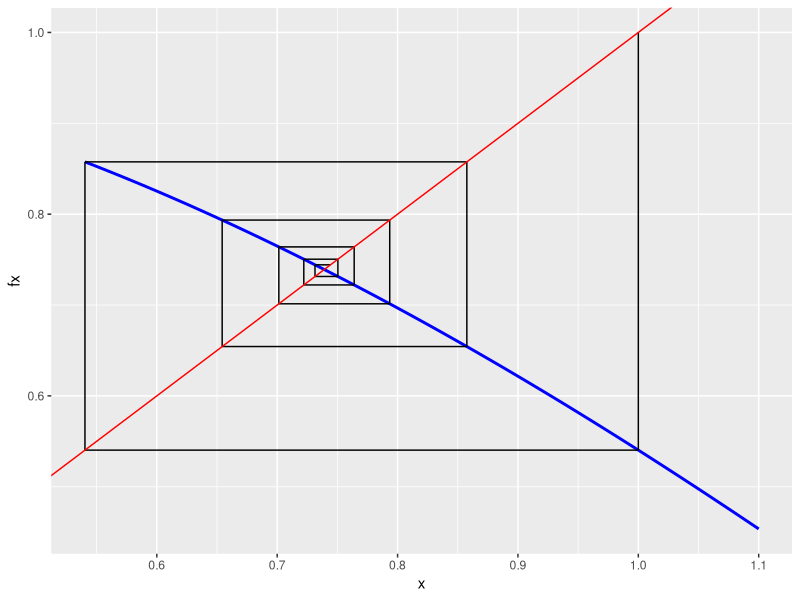
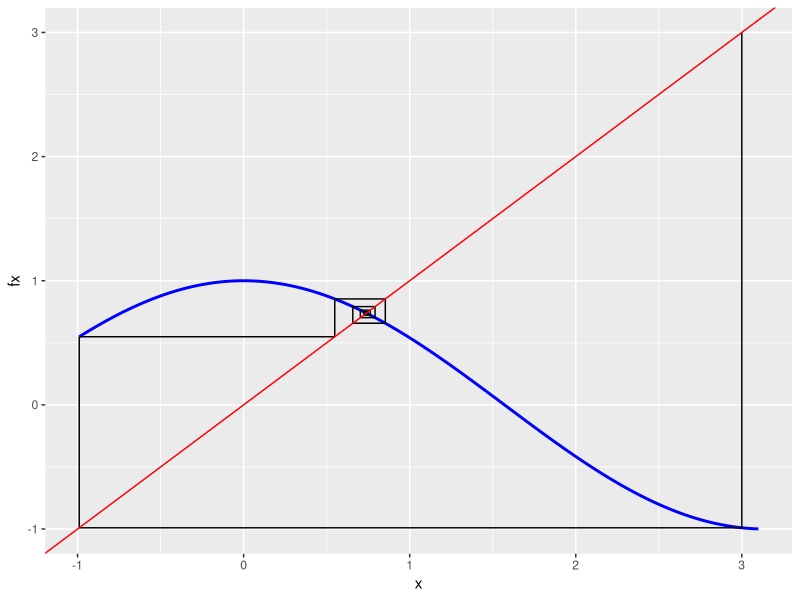
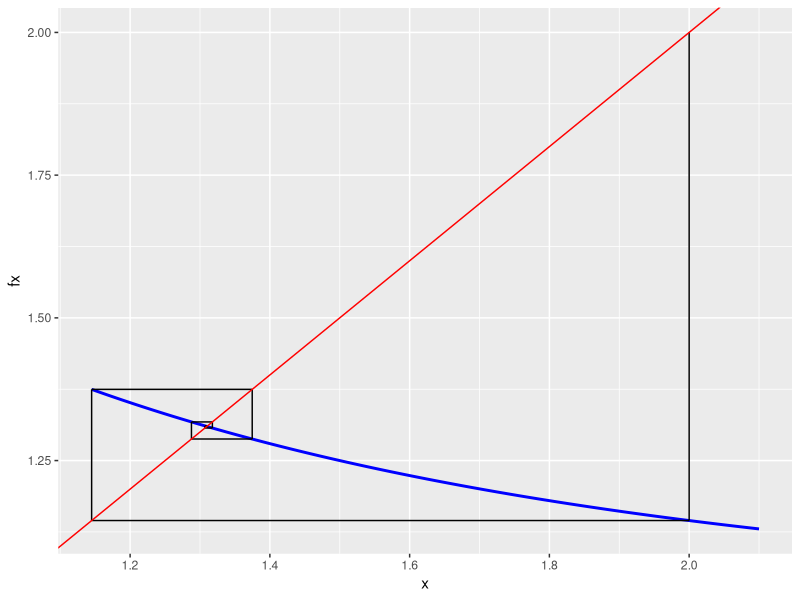
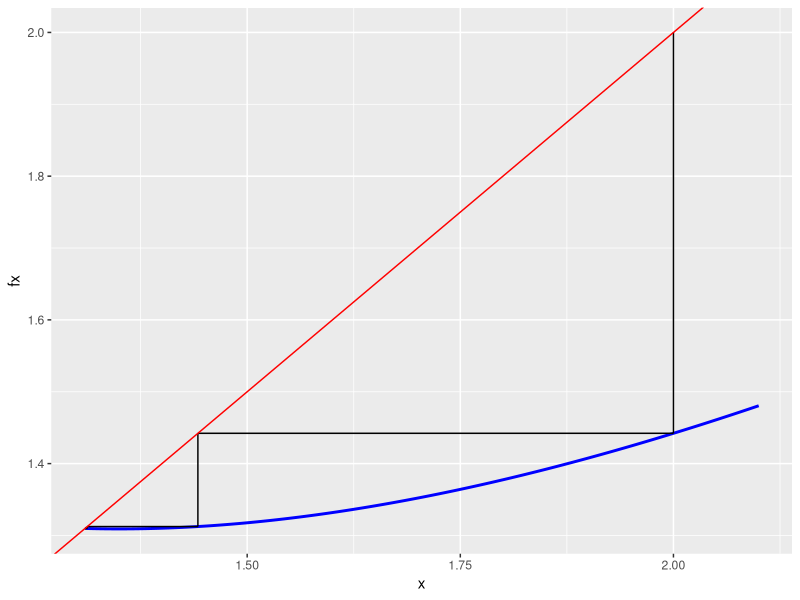
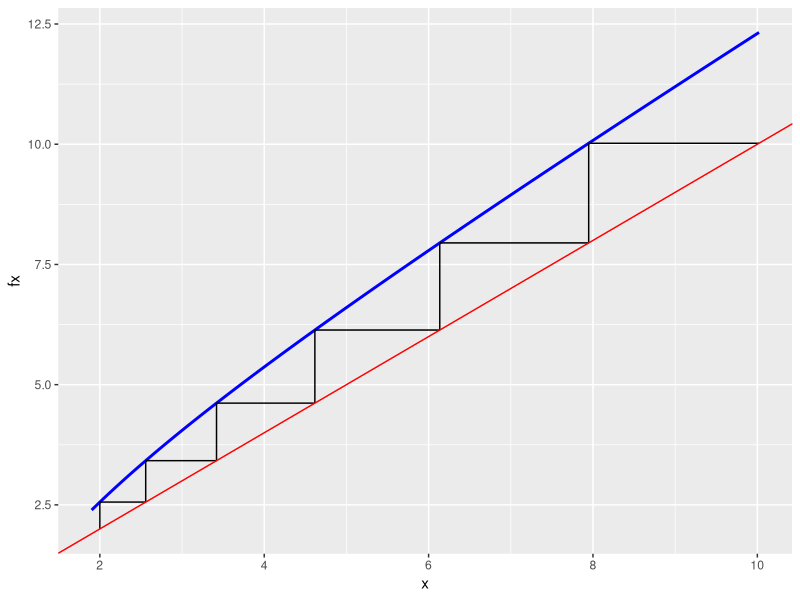
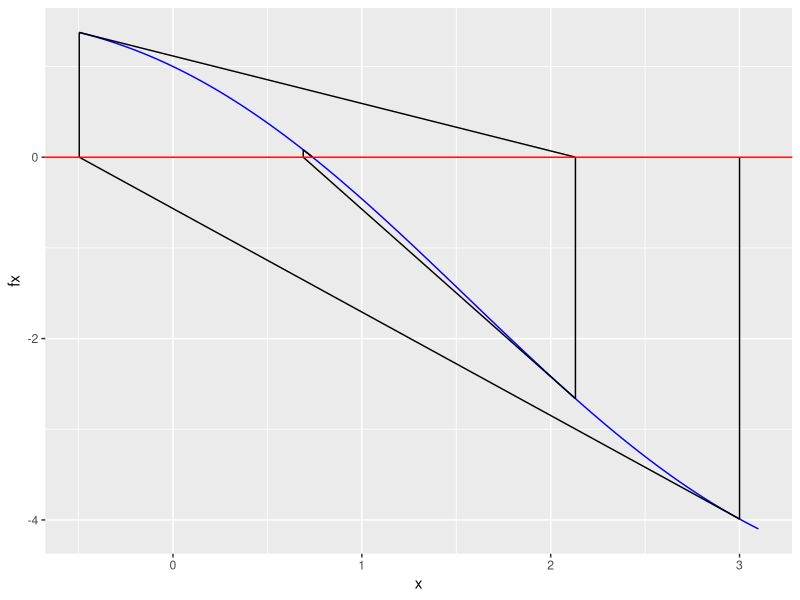
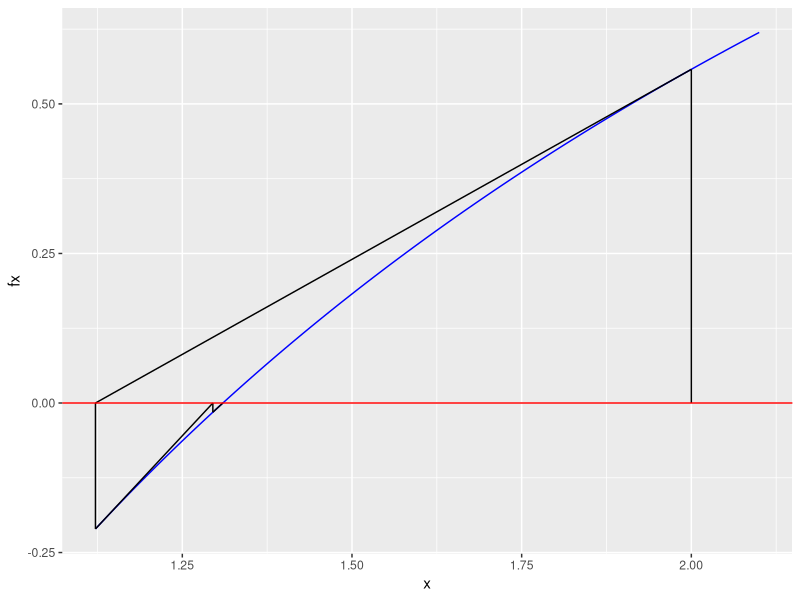
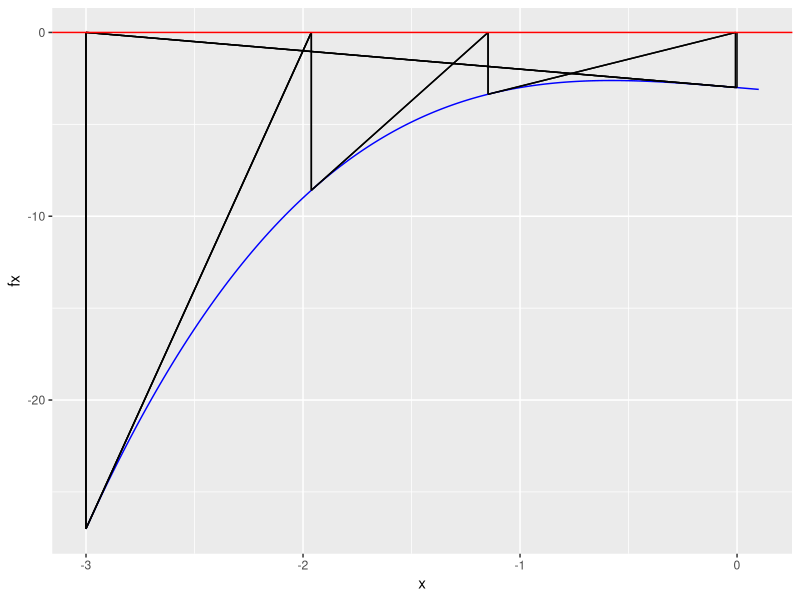

The R source for these figures, in order:
## ---- chunk 1
library(ggplot2)
fixedpoint_show <- function(ftn, x0, iter = 5){
  # applies fixed-point method to find x such that ftn(x) == x

  # df_points is used to track each update
  # it will be used to plot the line segments showing each update
  # each line segment connects the points (x1,y1) to (x2,y2)
  df_points <- data.frame(x1=numeric(0),y1=numeric(0),x2=numeric(0),y2=numeric(0))
  
  xnew <- x0
  cat("Starting value is:", xnew, "\n")
  
  # iterate the fixed point algorithm
  for(i in 1:iter){
    xold <- xnew
    xnew <- ftn(xold)
    cat("Next value of x is:", xnew, "\n")
    
    df_points[2*i-1,] <- c(xold, xold, xold, xnew) # vertical (x1 = x2)
    df_points[2*i,] <- c(xold, xnew, xnew, xnew)   # horizontal (y1 = y2)
  }

  ### use ggplot to plot the function and the segments for each iteration
  # determine the limits to use
  x_start <- min(df_points$x1, df_points$x2, x0 - .1) # start is the min of these values
  x_end <- max(df_points$x1, df_points$x2, x0 + .1)   # end is the max of these values
  
  x <- seq(x_start, x_end, length.out = 200)
  fx <- rep(NA, length(x))
  for (i in seq_along(x)) {
    fx[i] <- ftn(x[i])
  }
  function_data <- data.frame(x, fx)
  
  p <- ggplot(function_data, aes(x = x, y = fx)) + geom_line(colour = "blue", size=1) +  # plot the function
    geom_segment(aes(x = x1, y = y1, xend = x2, yend = y2), data = df_points) + # plot the segments, we specify that a different data frame is used here
    geom_abline(intercept = 0, slope = 1, col = "red") # plot the line y = x
  
  print(p) # produce the plot
  return(xnew)
}


## Part a, x0 = 1
f <- function(x) cos(x)
fixedpoint_show(f, 1, iter=10)

f(1)

## Part a, x0 = 3
fixedpoint_show(f, 3, iter = 10)

## Part b, x0 = 2
f <- function(x) exp(exp(-x))
fixedpoint_show(f, 2, iter = 10)

## Part c, x0 = 2
f <- function(x) x-log(x)+exp(-x)
fixedpoint_show(f, 2, iter = 10)

## Paer d, x0 = 2
f <- function(x) x+log(x)-exp(-x)
fixedpoint_show(f, 2, iter = 6)


## ---- chunk 2
newtonraphson_show <- function(ftn, x0, iter = 5) {
  # applies Newton-Raphson to find x such that ftn(x)[1] == 0
  # ftn is a function of x. it returns two values, f(x) and f'(x)
  # x0 is the starting point
  # df_points is used to track each update
  df_points <- data.frame(x1=numeric(0),y1=numeric(0),x2=numeric(0),y2=numeric(0))
  
  xnew <- x0
  cat("Starting value is:", xnew, "\n")
  
  # the algorithm
  for(i in 1:iter){
    xold <- xnew
    f_xold <- ftn(xold)
    xnew <- xold - f_xold[1]/f_xold[2]
    cat("Next x value:", xnew, "\n")
    
    # the line segments. You will need to replace the NAs with the appropriate values
    df_points[2*i-1,] <- c(xold, 0, xold, f_xold[1]) # vertical segment 
    df_points[2*i,] <- c(xold, f_xold[1], xnew, 0)   # tangent segment 
  }
  x_start <-min(df_points$x1,df_points$x2,x0-.1)
  x_end <-max(df_points$x1,df_points$x2,x0+.1)
  x <- seq(x_start,x_end,length.out=200)
  fx<-rep(NA,length(x))
  for(i in seq_along(x)){
    fx[i]<-ftn(x[i])[1]
  }
  function_data <- data.frame(x,fx)
  
  p<-ggplot(function_data,aes(x=x,y=fx))+geom_line(colour="blue")+geom_segment(aes(x=x1,y=y1,xend=x2,yend=y2),data=df_points)+geom_abline(intercept = 0,slope=0,col="red")
  print(p)
  return(xnew)
}


## Part (a) using x0 = 3
# example of how your functions could be written
a <- function(x){
  f <- cos(x) - x   # f(x)
  d <- -sin(x) - 1  # f'(x)
  return(c(f,d))
} 
a(3)
a(3)[1]
a(3)[1]

newtonraphson_show(a, 3, iter = 8)

## part (b) using x0 = 2
b <- function(x){
  f <- log(x) - exp(-x) #f(x)
  d <- 1/x + exp(-x) #f'(x)
  return(c(f,d))
}
newtonraphson_show(b, 2, iter = 10)

## part (c) using x0 = 0
cc <- function(x){
  f <- x^3 - x - 3 #f(x)
  d <- 3*(x^2) - 1 #f'(x)
  return(c(f,d))
}
newtonraphson_show(cc, 0, iter = 10)

## part (d) using x0 = 1.1
dd <- function(x){
  f <- x^3 - 7*x^2 +14*x-8 #f(x)
  d <- 3*(x^2) - 14*x+14 #f'(x)
  return(c(f,d))
}
newtonraphson_show(dd, 1.1, iter = 10)

## ---- chunk 3
library("ggplot2")
secant_show <- function(ftn, x0, x1, iter = 5) {
df_points <- data.frame(x1=numeric(0), y1=numeric(0), x2=numeric(0), y2=numeric(0))
 
  cat("The two points are is :", x0, x1, "\n")
  
  for (i in 1:iter) {
    points(x1,ftn(x1),col="red")
    x0_temp = x0
    x1_temp = x1
    x1= x1_temp-ftn(x1_temp)*(x1_temp-x0_temp)/(ftn(x1_temp)-ftn(x0_temp))
    x0=x1_temp
    cat("The two points are is :", x0, x1, "\n")
    df_points[3*i-2,] <-c(x0_temp, ftn(x0_temp),x1_temp,ftn(x1_temp))
    df_points[3*i-1,] <-c(x1_temp,ftn(x1_temp),x1,0)
    df_points[3*i,] <- c(x1,0,x1,ftn(x1))
  }
  
x_start <-min(df_points$x1,df_points$x2,x0-.1)
x_end <-max(df_points$x1,df_points$x2,x0+.1)
  
x <- seq(x_start,x_end,length.out=200)
  fx<-rep(NA,length(x))
  for(i in seq_along(x)){
    fx[i]<-ftn(x[i])
  }
  function_data <- data.frame(x,fx)
  
  p <- ggplot(function_data,aes(x=x,y=fx))+ 
          geom_line(colour="blue",size=1)+
          geom_segment(aes(x=x1,y=y1,xend=x2,yend=y2),data=df_points,colour = "red")+
          geom_abline(intercept = 0,slope=0)
  print(p)
  return(x1)
}
plot(NA, xlim = c(-500, 500), ylim = c(0, 100))
f <- function(x) (log(x) - exp(-x))
secant_show(f, 1, 2)

## ---- chunk 4
##### A modifcation of code provided by Eric Cai
golden = function(f, lower, upper, tolerance = 1e-5)
{
   golden.ratio = 2/(sqrt(5) + 1)

   ## Use the golden ratio to find the initial test points
   x1 <- lower + golden.ratio * (upper - lower)
   x2 <- upper - golden.ratio * (upper - lower)
   
   ## the arrangement of points is:
   ## lower ----- x2 --- x1 ----- upper

   ### Evaluate the function at the test points
   f1 <- f(x1)
   f2 <- f(x2)

   while (abs(upper - lower) > tolerance) {
        if (f2 > f1) {
        # the minimum is to the right of x2
        lower <- x2  # x2 becomes the new lower bound
        x2 <- x1     # x1 becomes the new x2
        f2 <- f1     # f(x1) now becomes f(x2)
        x1 <- lower + golden.ratio * (upper - lower)  
        f1 <- f(x1)  # calculate new x1 and f(x1)
        } else {
        # then the minimum is to the left of x1
        upper <- x1  # x1 becomes the new upper bound
        x1 <- x2     # x2 becomes the new x1
        f1 <- f2
        x2 <- upper - golden.ratio * (upper - lower)
        f2 <- f(x2)  # calculate new x2 and f(x2)
        }
    }
    (lower + upper)/2 # the returned value is the midpoint of the bounds
}
## ---- chunk 5
f <- function(x){ (x - 3)^2 }
golden(f, 0, 10)
## ---- chunk 6
g <- function(x,y) { 
    5 * x ^ 2 - 6 * x * y + 5 * y ^ 2
}
x <- seq(-1.5,1, len=100)
y <- seq(-1.5,1, len=100)
## ---- chunk 7
# two options to plot. Which one to use is your choice

# use ggplot
df <- data.frame(x = rep(x, each = 100), y = rep(y, 100), z = outer(x,y,g)[1:100^2])
#ggplot(df, aes(x=x,y=y,z=z)) + geom_contour(binwidth = 0.9, boundary = 0.5)

# or use contour
z <- outer(x,y,g)
contour(x,y,z, levels = seq(.5,5,by=.9)) # code to plot contour lines

# write your code here
x_i <- -1.5
y_i <- -1.5

for(i in 1:15){
  g_yi=function(x){
    return(g(x=x,y=y_i))
  }
  x_new=golden(g_yi,-1.5,1.5)
  g_x_new=function(y){
    return(g(x=x_new,y=y))
  }
  y_new=golden(g_x_new,-1.5,1.5)
  lines(c(x_i,x_new,x_new),c(y_i,y_i,y_new),col="red")
  cat("After iteration ", i,", location is (",x_new," ,",y_new,").\n")
if(abs(x_new-x_i)<1e-5){
  cat("early stop since difference between one x and the next is less then 1e-5.\n")
  break
}  
  x_i =x_new
  y_i=y_new
}

